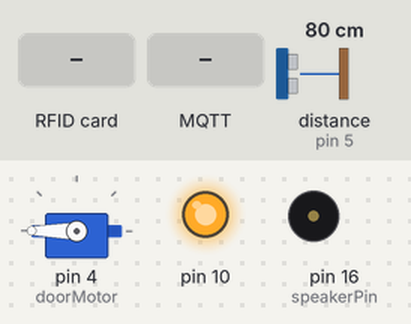
The sketch below on a simulated Arduino Uno, built with avr-gcc and run on an emulated ATmega328P. Parts: servo, output pins drawn as LEDs (lit = HIGH), buzzer (waves = sounding, pin HIGH). Wiring (inferred from the names in the program): ultrasonic range finder: trigger pin 2; echo pin 5. The inputs (shaded band) are chosen by the test bench; at power-on: distance to the obstacle (sensor on pin 5) 80 cm. The echo pulse lasts 58.3 µs per cm; no MQTT or app messages arrive unless stated; pins used as bus, display or sensor lines are not drawn; what the sketch prints to the serial monitor is not drawn.

Above: at 1.7 s.
1.8 s: RFID card E3 CE 4B 08 held to the reader
At 2.5 s:
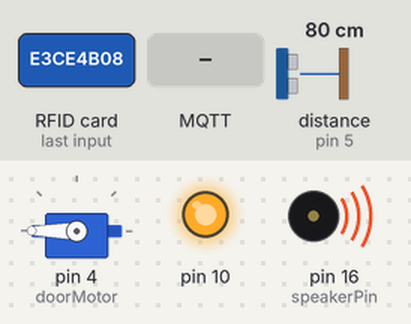
6.1 s: MQTT message "on" arrives on the first subscribed topic
At 6.6 s:
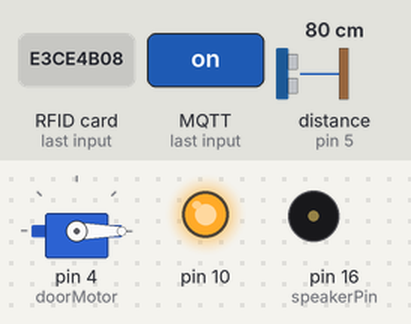
9.1 s: RFID card B2 64 3B 1B held to the reader
At 9.5 s:
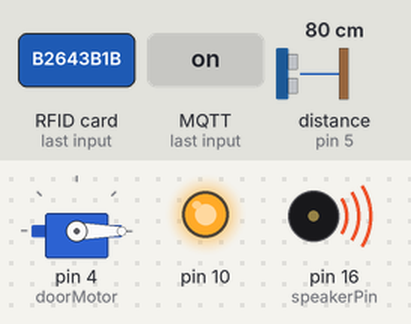
11.2 s: MQTT message "off" arrives on the first subscribed topic
At 12.6 s:
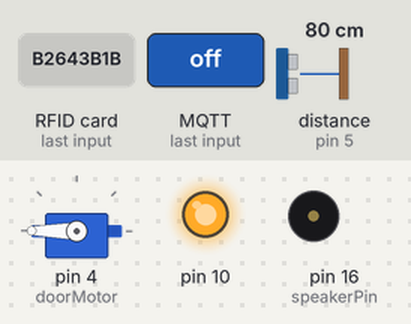
12.8 s: distance to the obstacle (sensor on pin 5) set to 18 cm
15.0 s: distance to the obstacle (sensor on pin 5) set to 23 cm
Timing chart, 0 to 18.0 s (numbered marks = the images above; inputs shaded):
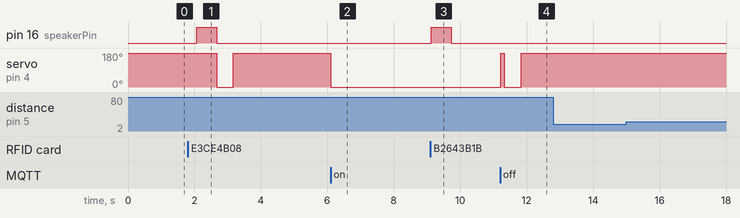

Measured:
- after the input at 1.8 s, pin 16 (speakerPin): LOW → HIGH after 0.26 s, → LOW 0.60 s later; servo on pin 4 (doorMotor): 180° → 0° after 0.87 s, → 180° 0.50 s later
- after the input at 6.1 s, servo on pin 4 (doorMotor): 180° → 0° at once
- after the input at 9.1 s, pin 16 (speakerPin): LOW → HIGH at once, → LOW 0.60 s later
- after the input at 11.2 s, servo on pin 4 (doorMotor): 0° → 180° at once, → 0° 0.11 s later, → 180° 0.50 s later
- after the input at 12.8 s, every drawn part: stays the same
- after the input at 15.0 s, every drawn part: stays the same

The sketch:

rfid6sp2866.ino
```cpp
// Created by Memby, Anil, Subodh, Roshan

#include <SPI.h>
#include <MFRC522.h>
#include <Servo.h>
#include <EspMQTTClient.h>


#define SS_PIN 15
#define RST_PIN 0
MFRC522 mfrc522(SS_PIN, RST_PIN);

const int speakerPin = 16;
const int doorMotor = 4;
const int pingPin = 2;  //D4 Trigger Pin of Ultrasonic Sensor
const int echoPin = 5;  //D1 Echo Pin of Ultrasonic Sensor
boolean rfidState = false;
boolean doorState = false;

Servo servo;

EspMQTTClient client(
  "Redmi",
  "roshan1105",
  "109.205.181.241",  // MQTT Broker server ip
  // "MQTTUsername",   // Can be omitted if not needed
  // "MQTTPassword",   // Can be omitted if not needed
  "autochalitdoormqtt"  // Client name that uniquely identify your device
);


void setup() {
  Serial.begin(9600);
  SPI.begin();
  mfrc522.PCD_Init();
  Serial.println("Approximate your card to the reader...");
  Serial.println();
  digitalWrite(speakerPin, LOW);
  servo.attach(doorMotor);
  servo.write(180);
  delay(500);
}

void onConnectionEstablished() {
  client.subscribe("door", [](const String &payload) {
    Serial.println(payload);
    if (payload == "on") {
      doorState = true;
      servo.write(0);
      delay(100);
    } else if (payload == "off") {
      doorState = false;
      servo.write(180);
      delay(100);
    }
  });

  client.publish("mytopic/test", "This is a message");
}

void loop() {
  if (WiFi.status() == WL_CONNECTED) {
    // digitalWrite(wifiConnectionLed, HIGH);
    Serial.print("connected");
  } else {
    // digitalWrite(wifiConnectionLed, LOW);
    Serial.print("Disconnected");
  }
  client.loop();

  long duration, cm;
  pinMode(pingPin, OUTPUT);
  digitalWrite(pingPin, LOW);
  delayMicroseconds(2);
  digitalWrite(pingPin, HIGH);
  delayMicroseconds(10);
  digitalWrite(pingPin, LOW);
  pinMode(echoPin, INPUT);
  duration = pulseIn(echoPin, HIGH);
  cm = microsecondsToCentimeters(duration);
  // delay(100);

  // Serial.print(cm);
  // Serial.print(" cm");
  // Serial.println();
  // delay(100);


  pinMode(speakerPin, OUTPUT);

  if (doorState == false && rfidState == true) {
    servo.write(0);
    Serial.print("from parent while loop");
    delay(500);
    Serial.print(cm);
    Serial.print(" cm");
    Serial.println();
    if (cm > 20) {
      servo.write(180);
      Serial.print("if cm is greater than 20");
      rfidState = false;
    } else {
      delay(500);
      servo.write(0);
    }
  }

  if (!mfrc522.PICC_IsNewCardPresent()) {
    return;
  }

  if (!mfrc522.PICC_ReadCardSerial()) {
    return;
  }

  Serial.print("UID tag :");
  String content = "";
  byte letter;
  for (byte i = 0; i < mfrc522.uid.size; i++) {
    Serial.print(mfrc522.uid.uidByte[i] < 0x10 ? " 0" : " ");
    Serial.print(mfrc522.uid.uidByte[i], HEX);
    content.concat(String(mfrc522.uid.uidByte[i] < 0x10 ? " 0" : " "));
    content.concat(String(mfrc522.uid.uidByte[i], HEX));
  }
  Serial.println();
  Serial.print("Message : ");
  content.toUpperCase();
  if (content.substring(1) == "E3 CE 4B 08" || content.substring(1) == "B2 64 3B 1B") {
    digitalWrite(speakerPin, HIGH);
    delay(600);
    digitalWrite(speakerPin, LOW);
    rfidState = true;
    Serial.println("Authorised access");
    Serial.println();
    // delay(3000);
  } else {
    digitalWrite(speakerPin, HIGH);
    delay(200);
    digitalWrite(speakerPin, LOW);
    delay(200);
    digitalWrite(speakerPin, HIGH);
    delay(200);
    digitalWrite(speakerPin, LOW);
    delay(200);
    digitalWrite(speakerPin, HIGH);
    delay(200);
    digitalWrite(speakerPin, LOW);
    Serial.println("Access denied");
    // delay(3000);
  }
}

long microsecondsToCentimeters(long microseconds) {
  return microseconds / 29 / 2;
}
```
